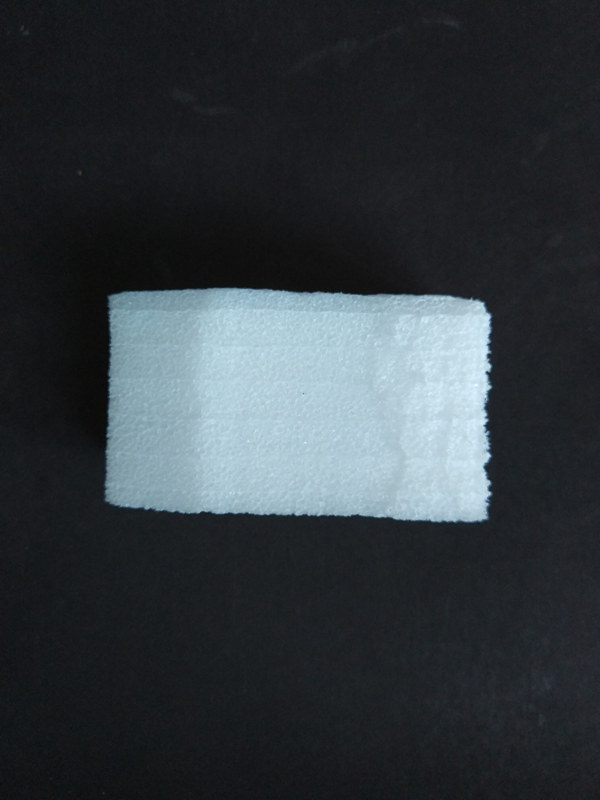
//> input picture mobanpipei/detectortest/test/0.jpg, 600 x 800 px
$ ./SURF_FlannMatcher 0.jpg 'SKMBT_C652D17031011190_副本.jpg'   (built with g++ and OpenCV 4)
//> lines starting //> are read from the running program, lines starting //| are printed output that depends on the picture
/**
 * @file SURF_FlannMatcher
 * @brief SURF detector + descriptor + FLANN Matcher
 * @author A. Huaman
 */

#include <stdio.h>
#include <iostream>
#include "opencv2/core/core.hpp"
#include "opencv2/features2d/features2d.hpp"
#include "opencv2/highgui/highgui.hpp"
#include "opencv2/nonfree/features2d.hpp"
#include "opencv2/opencv.hpp"
#include <opencv2/legacy/legacy.hpp>
using namespace cv;

void readme();

/**
 * @function main
 * @brief Main function
 */
int main( int argc, char** argv )
{
  if( argc != 3 )
  { readme(); return -1; }

  Mat img_1 = imread(argv[1], CV_LOAD_IMAGE_COLOR);
//> img_1 is the input picture: 800 rows x 600 cols, CV_8UC3; mean B, G, R 62.2, 57.4, 50.6
  Mat img_2 = imread(argv[2], CV_LOAD_IMAGE_COLOR);
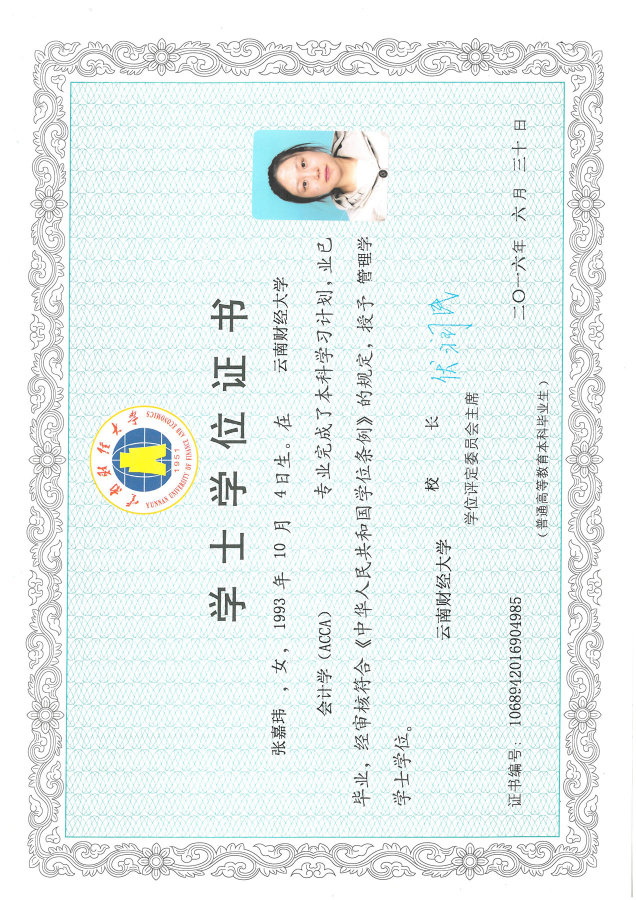
//> input picture mobanpipei/detectortest/test/SKMBT_C652D17031011190_副本.jpg, 1272 x 1800 px (shown at 1/2 size)
//> img_2 is the input picture: 1800 rows x 1272 cols, CV_8UC3; mean B, G, R 239.7, 240.6, 233

  if( !img_1.data || !img_2.data )
  { std::cout<< " --(!) Error reading images " << std::endl; return -1; }

  Mat img_x = img_1;

  //Rect_(_Tp _x, _Tp _y, _Tp _width, _Tp _height)，定义一个左上角点坐标为(_x, _y)的_width*_height矩形窗口；
  Rect roi(114, 130, 90, 120);
  //Rect roi(210, 650, 90, 120);
  Mat roi_of_image = img_1(roi);
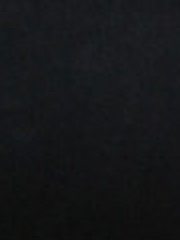
//> roi_of_image: 120 rows x 90 cols, CV_8UC3 (shown 2 times larger); mean B, G, R 24.4, 22.3, 21
  img_1 = roi_of_image;
  //第一步，用Surf算子检测关键点------------------------1
  int minHessian = 400;

//> (the run ends here: the program needs code that is not available in this run, at `SurfFeatureDetector detector( minHessian );`)
